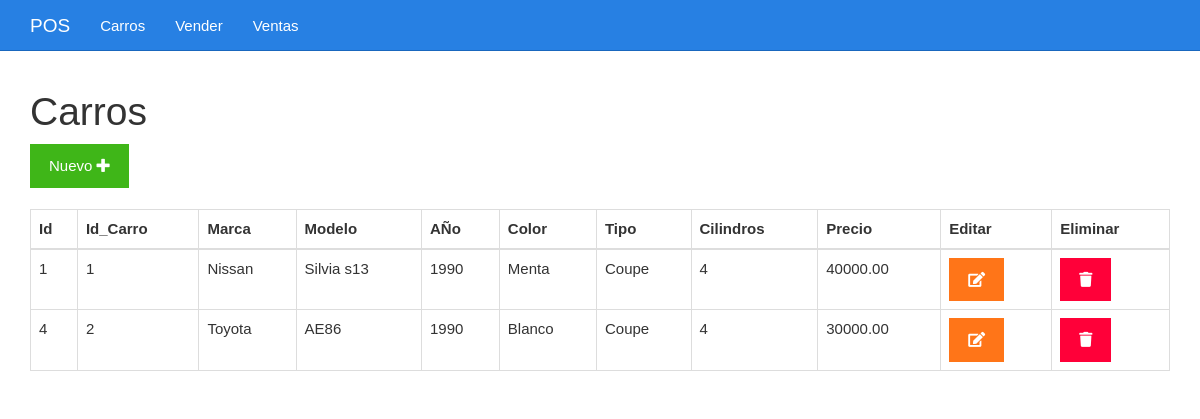
Before: /listar.php with the older database file.
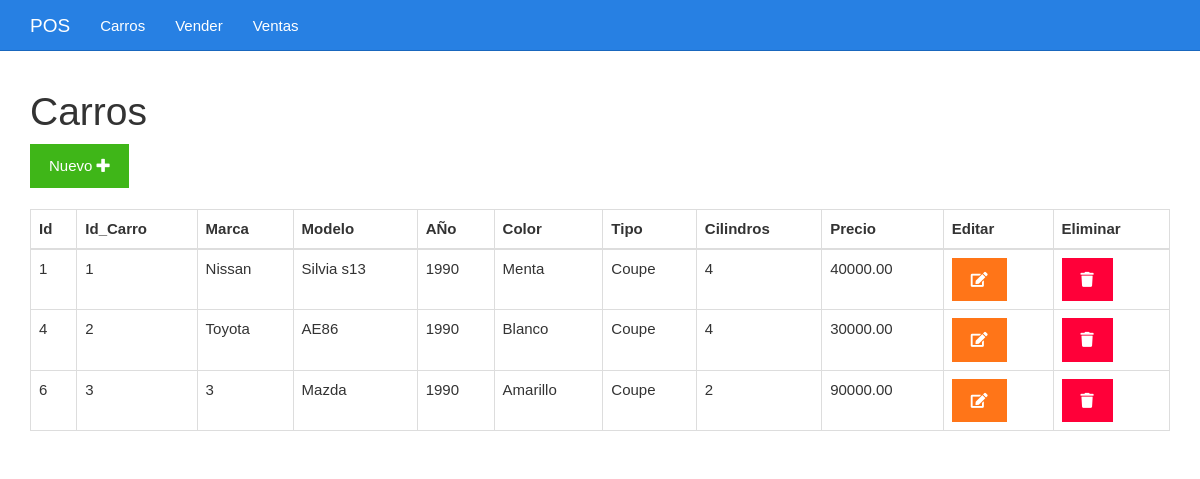
After: the same page with the newer database file.
### tables this page shows
CREATE TABLE `tbl_carro` (
  `id` int(3) NOT NULL,
  `id_carro` int(3) NOT NULL,
  `marca` varchar(50) NOT NULL,
  `modelo` varchar(50) NOT NULL,
  `anio` varchar(4) NOT NULL,
  `color` varchar(50) NOT NULL,
  `tipo` varchar(50) NOT NULL,
  `cilindros` varchar(50) NOT NULL,
  `precio` decimal(10,2) NOT NULL,
  `cantidad` int(3) NOT NULL
);

### listar.php (the view)
<?php include_once "encabezado.php" ?>
<?php
include_once "base_de_datos.php";
$sentencia = $base_de_datos->query("SELECT * FROM tbl_carro;");
$carros = $sentencia->fetchAll(PDO::FETCH_OBJ);
?>
	<div class="col-xs-12">
		<h1>Carros</h1>
		<div>
			<a class="btn btn-success" href="./formulario.php">Nuevo <i class="fa fa-plus"></i></a>
		</div>
		<br>
		<table class="table table-bordered">
			<thead>
				<tr>
					<th>Id</th>
					<th>Id_Carro</th>
					<th>Marca</th>
					<th>Modelo</th>
					<th>AÑo</th>
					<th>Color</th>
					<th>Tipo</th>
					<th>Cilindros</th>
					<th>Precio</th>
					<th>Editar</th>
					<th>Eliminar</th>
				</tr>
			</thead>
			<tbody>
				<?php foreach($carros as $carro){ ?>
				<tr>
					<td><?php echo $carro->id ?></td>
					<td><?php echo $carro->id_carro ?></td>
					<td><?php echo $carro->marca ?></td>
					<td><?php echo $carro->modelo ?></td>
					<td><?php echo $carro->anio ?></td>
					<td><?php echo $carro->color ?></td>
					<td><?php echo $carro->tipo ?></td>
					<td><?php echo $carro->cilindros ?></td>
					<td><?php echo $carro->precio ?></td>
					<td><a class="btn btn-warning" href="<?php echo "editar.php?id=" . $carro->id?>"><i class="fa fa-edit"></i></a></td>
					<td><a class="btn btn-danger" href="<?php echo "eliminar.php?id=" . $carro->id?>"><i class="fa fa-trash"></i></a></td>
				</tr>
				<?php } ?>
			</tbody>
		</table>
	</div>
<?php include_once "pie.php" ?>

Changed rows visible on the page:
added tbl_carro: id "6", id_carro "3", marca "3", modelo "Mazda", anio "1990", color "Amarillo", tipo "Coupe", cilindros "2", precio "90000.00"
